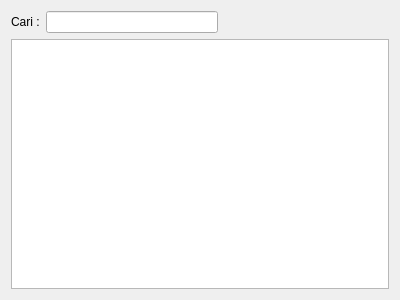
<?xml version="1.0" encoding="UTF-8"?>
<ui version="4.0">
 <class>CustomerOrdersWidget</class>
 <widget class="QWidget" name="CustomerOrdersWidget">
  <property name="geometry">
   <rect>
    <x>0</x>
    <y>0</y>
    <width>400</width>
    <height>300</height>
   </rect>
  </property>
  <property name="windowTitle">
   <string>Order Konsumen</string>
  </property>
  <layout class="QVBoxLayout" name="verticalLayout">
   <item>
    <layout class="QHBoxLayout" name="horizontalLayout">
     <item>
      <widget class="QLabel" name="label">
       <property name="text">
        <string>Cari :</string>
       </property>
      </widget>
     </item>
     <item>
      <widget class="QLineEdit" name="lineEdit">
       <property name="clearButtonEnabled">
        <bool>true</bool>
       </property>
      </widget>
     </item>
     <item>
      <spacer name="horizontalSpacer">
       <property name="orientation">
        <enum>Qt::Horizontal</enum>
       </property>
       <property name="sizeHint" stdset="0">
        <size>
         <width>40</width>
         <height>20</height>
        </size>
       </property>
      </spacer>
     </item>
    </layout>
   </item>
   <item>
    <widget class="QTableView" name="customerOrdersTable">
     <property name="contextMenuPolicy">
      <enum>Qt::CustomContextMenu</enum>
     </property>
     <property name="alternatingRowColors">
      <bool>true</bool>
     </property>
     <property name="selectionBehavior">
      <enum>QAbstractItemView::SelectRows</enum>
     </property>
     <property name="verticalScrollMode">
      <enum>QAbstractItemView::ScrollPerPixel</enum>
     </property>
     <property name="horizontalScrollMode">
      <enum>QAbstractItemView::ScrollPerPixel</enum>
     </property>
     <property name="sortingEnabled">
      <bool>true</bool>
     </property>
     <attribute name="horizontalHeaderStretchLastSection">
      <bool>true</bool>
     </attribute>
     <attribute name="verticalHeaderMinimumSectionSize">
      <number>15</number>
     </attribute>
     <attribute name="verticalHeaderDefaultSectionSize">
      <number>18</number>
     </attribute>
    </widget>
   </item>
  </layout>
 </widget>
 <resources/>
 <connections/>
</ui>
